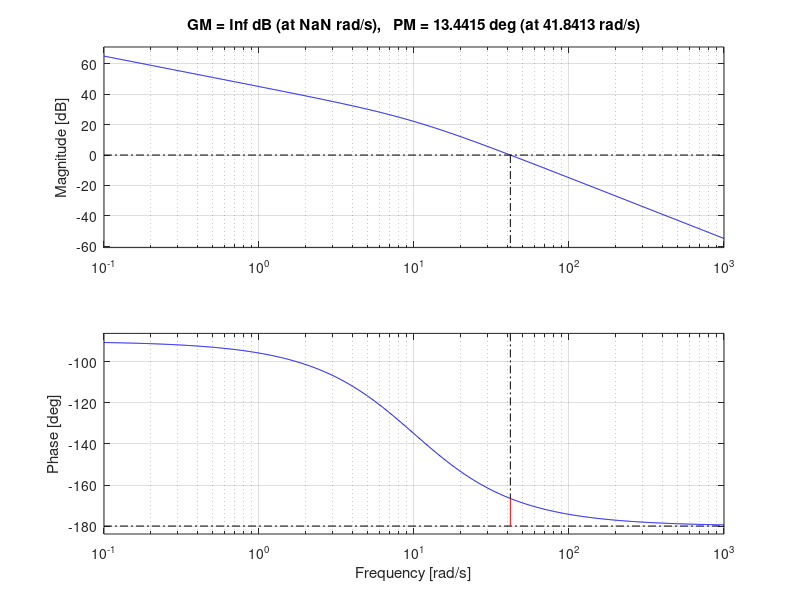

The MATLAB source for this figure:
s = tf('s');
P = 10 / (s*(s + 10));

A_border = 2;
B_border = 300;

[mag_dist, ~] = bode(P, A_border);
[mag_noise, ~] = bode(P, B_border);


k_min = (1/0.02 - 1) / squeeze(mag_dist);
k_max = 0.05 / squeeze(mag_noise);


k = 180;
L1 = k * P;

[Gm, Pm, Wcg, Wcp] = margin(L1);

fprintf('Gain crossover frequency : %.2f \n', Wcp);
fprintf('Phase Margin: %.2f \n', Pm);

figure;
margin(L1);
grid on;
